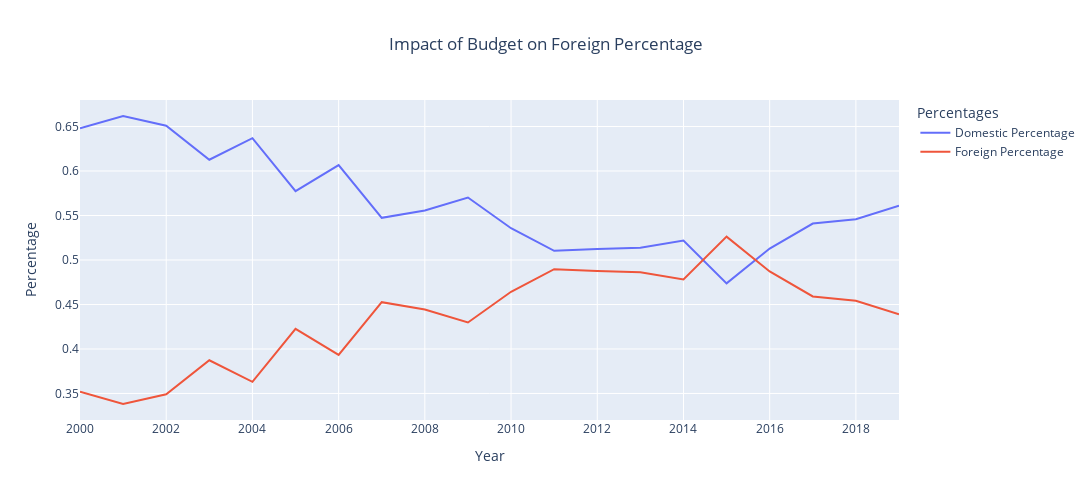

Write notebook code for a chart like this one.
### Markdown cell above
## Factor

### Code cell
fig_year_plot = generate_year_plot(df)
fig_year_plot.show()
fig_year_plot.write_image("images/fig_year_plot.png")

### Figure 1 — Plotly figure (JSON) as saved in the notebook; plotly's stock layout.template omitted (floating-point values rounded to 4 significant figures)
{"data": [{"hovertemplate": "Percentages=Domestic Percentage<br>Year=%{x}<br>Percentage=%{y}<extra></extra>", "legendgroup": "Domestic Percentage", "line": {"color": "#636efa", "dash": "solid"}, "marker": {"symbol": "circle"}, "mode": "lines", "name": "Domestic Percentage", "orientation": "v", "showlegend": true, "type": "scatter", "x": [2000, 2001, 2002, 2003, 2004, 2005, 2006, 2007, 2008, 2009, 2010, 2011, 2012, 2013, 2014, 2015, 2016, 2017, 2018, 2019], "xaxis": "x", "y": [0.6481, 0.6618, 0.6509, 0.6127, 0.6369, 0.5773, 0.6067, 0.5474, 0.5557, 0.5703, 0.5357, 0.5103, 0.5123, 0.5139, 0.5219, 0.4737, 0.5129, 0.541, 0.5457, 0.5611], "yaxis": "y"}, {"hovertemplate": "Percentages=Foreign Percentage<br>Year=%{x}<br>Percentage=%{y}<extra></extra>", "legendgroup": "Foreign Percentage", "line": {"color": "#EF553B", "dash": "solid"}, "marker": {"symbol": "circle"}, "mode": "lines", "name": "Foreign Percentage", "orientation": "v", "showlegend": true, "type": "scatter", "x": [2000, 2001, 2002, 2003, 2004, 2005, 2006, 2007, 2008, 2009, 2010, 2011, 2012, 2013, 2014, 2015, 2016, 2017, 2018, 2019], "xaxis": "x", "y": [0.3519, 0.3382, 0.3491, 0.3873, 0.3631, 0.4227, 0.3933, 0.4526, 0.4443, 0.4297, 0.4643, 0.4897, 0.4877, 0.4861, 0.4781, 0.5263, 0.4871, 0.459, 0.4543, 0.4389], "yaxis": "y"}], "layout": {"height": 500, "legend": {"title": {"text": "Percentages"}, "tracegroupgap": 0}, "title": {"text": "Impact of Budget on Foreign Percentage", "x": 0.5, "xanchor": "center"}, "width": 1100, "xaxis": {"anchor": "y", "domain": [0, 1], "title": {"text": "Year"}}, "yaxis": {"anchor": "x", "domain": [0, 1], "title": {"text": "Percentage"}}}}
